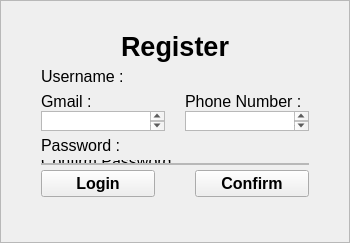
                   <widget class="QFrame" name="FrameRegisterArea">
                    <property name="minimumSize">
                     <size>
                      <width>240</width>
                      <height>0</height>
                     </size>
                    </property>
                    <property name="maximumSize">
                     <size>
                      <width>350</width>
                      <height>16777215</height>
                     </size>
                    </property>
                    <property name="frameShape">
                     <enum>QFrame::Shape::StyledPanel</enum>
                    </property>
                    <property name="frameShadow">
                     <enum>QFrame::Shadow::Raised</enum>
                    </property>
                    <layout class="QVBoxLayout" name="verticalLayout_29">
                     <property name="spacing">
                      <number>0</number>
                     </property>
                     <property name="leftMargin">
                      <number>0</number>
                     </property>
                     <property name="topMargin">
                      <number>0</number>
                     </property>
                     <property name="rightMargin">
                      <number>0</number>
                     </property>
                     <property name="bottomMargin">
                      <number>0</number>
                     </property>
                     <item>
                      <layout class="QVBoxLayout" name="verticalLayout_28">
                       <property name="spacing">
                        <number>0</number>
                       </property>
                       <property name="bottomMargin">
                        <number>0</number>
                       </property>
                       <item>
                        <spacer name="verticalSpacer_7">
                         <property name="orientation">
                          <enum>Qt::Orientation::Vertical</enum>
                         </property>
                         <property name="sizeType">
                          <enum>QSizePolicy::Policy::Fixed</enum>
                         </property>
                         <property name="sizeHint" stdset="0">
                          <size>
                           <width>20</width>
                           <height>30</height>
                          </size>
                         </property>
                        </spacer>
                       </item>
                       <item>
                        <layout class="QHBoxLayout" name="horizontalLayout_31">
                         <item>
                          <spacer name="horizontalSpacer_33">
                           <property name="orientation">
                            <enum>Qt::Orientation::Horizontal</enum>
                           </property>
                           <property name="sizeHint" stdset="0">
                            <size>
                             <width>40</width>
                             <height>20</height>
                            </size>
                           </property>
                          </spacer>
                         </item>
                         <item>
                          <widget class="QLabel" name="label_3">
                           <property name="sizePolicy">
                            <sizepolicy hsizetype="Preferred" vsizetype="Maximum">
                             <horstretch>0</horstretch>
                             <verstretch>0</verstretch>
                            </sizepolicy>
                           </property>
                           <property name="font">
                            <font>
                             <pointsize>20</pointsize>
                             <bold>true</bold>
                            </font>
                           </property>
                           <property name="text">
                            <string>Register</string>
                           </property>
                          </widget>
                         </item>
                         <item>
                          <spacer name="horizontalSpacer_34">
                           <property name="orientation">
                            <enum>Qt::Orientation::Horizontal</enum>
                           </property>
                           <property name="sizeHint" stdset="0">
                            <size>
                             <width>40</width>
                             <height>20</height>
                            </size>
                           </property>
                          </spacer>
                         </item>
                        </layout>
                       </item>
                       <item>
                        <layout class="QHBoxLayout" name="horizontalLayout_30">
                         <property name="topMargin">
                          <number>5</number>
                         </property>
                         <item>
                          <spacer name="horizontalSpacer_32">
                           <property name="orientation">
                            <enum>Qt::Orientation::Horizontal</enum>
                           </property>
                           <property name="sizeType">
                            <enum>QSizePolicy::Policy::Fixed</enum>
                           </property>
                           <property name="sizeHint" stdset="0">
                            <size>
                             <width>40</width>
                             <height>5</height>
                            </size>
                           </property>
                          </spacer>
                         </item>
                         <item>
                          <layout class="QVBoxLayout" name="verticalLayout_15">
                           <property name="sizeConstraint">
                            <enum>QLayout::SizeConstraint::SetFixedSize</enum>
                           </property>
                           <item>
                            <widget class="QLabel" name="label_11">
                             <property name="maximumSize">
                              <size>
                               <width>16777215</width>
                               <height>60</height>
                              </size>
                             </property>
                             <property name="font">
                              <font>
                               <pointsize>12</pointsize>
                              </font>
                             </property>
                             <property name="text">
                              <string>Username :</string>
                             </property>
                            </widget>
                           </item>
                           <item>
                            <widget class="QTextEdit" name="registerUsername">
                             <property name="sizePolicy">
                              <sizepolicy hsizetype="Expanding" vsizetype="Ignored">
                               <horstretch>0</horstretch>
                               <verstretch>0</verstretch>
                              </sizepolicy>
                             </property>
                             <property name="maximumSize">
                              <size>
                               <width>16777215</width>
                               <height>40</height>
                              </size>
                             </property>
                            </widget>
                           </item>
                          </layout>
                         </item>
                         <item>
                          <spacer name="horizontalSpacer_36">
                           <property name="orientation">
                            <enum>Qt::Orientation::Horizontal</enum>
                           </property>
                           <property name="sizeType">
                            <enum>QSizePolicy::Policy::Fixed</enum>
                           </property>
                           <property name="sizeHint" stdset="0">
                            <size>
                             <width>40</width>
                             <height>5</height>
                            </size>
                           </property>
                          </spacer>
                         </item>
                        </layout>
                       </item>
                       <item>
                        <layout class="QHBoxLayout" name="horizontalLayout_35">
                         <property name="sizeConstraint">
                          <enum>QLayout::SizeConstraint::SetFixedSize</enum>
                         </property>
                         <property name="topMargin">
                          <number>5</number>
                         </property>
                         <item>
                          <spacer name="horizontalSpacer_51">
                           <property name="orientation">
                            <enum>Qt::Orientation::Horizontal</enum>
                           </property>
                           <property name="sizeType">
                            <enum>QSizePolicy::Policy::Fixed</enum>
                           </property>
                           <property name="sizeHint" stdset="0">
                            <size>
                             <width>40</width>
                             <height>5</height>
                            </size>
                           </property>
                          </spacer>
                         </item>
                         <item>
                          <layout class="QVBoxLayout" name="verticalLayout_16">
                           <property name="spacing">
                            <number>0</number>
                           </property>
                           <property name="bottomMargin">
                            <number>0</number>
                           </property>
                           <item>
                            <layout class="QHBoxLayout" name="horizontalLayout_7">
                             <property name="sizeConstraint">
                              <enum>QLayout::SizeConstraint::SetFixedSize</enum>
                             </property>
                             <item>
                              <widget class="QLabel" name="label_17">
                               <property name="maximumSize">
                                <size>
                                 <width>16777215</width>
                                 <height>60</height>
                                </size>
                               </property>
                               <property name="font">
                                <font>
                                 <pointsize>12</pointsize>
                                </font>
                               </property>
                               <property name="text">
                                <string>Gmail :</string>
                               </property>
                              </widget>
                             </item>
                             <item>
                              <spacer name="horizontalSpacer_23">
                               <property name="orientation">
                                <enum>Qt::Orientation::Horizontal</enum>
                               </property>
                               <property name="sizeType">
                                <enum>QSizePolicy::Policy::Fixed</enum>
                               </property>
                               <property name="sizeHint" stdset="0">
                                <size>
                                 <width>20</width>
                                 <height>20</height>
                                </size>
                               </property>
                              </spacer>
                             </item>
                             <item>
                              <widget class="QLabel" name="label_14">
                               <property name="maximumSize">
                                <size>
                                 <width>16777215</width>
                                 <height>60</height>
                                </size>
                               </property>
                               <property name="font">
                                <font>
                                 <pointsize>12</pointsize>
                                </font>
                               </property>
                               <property name="text">
                                <string>Phone Number :</string>
                               </property>
                              </widget>
                             </item>
                            </layout>
                           </item>
                           <item>
                            <layout class="QHBoxLayout" name="horizontalLayout_19">
                             <item>
                              <widget class="QTextEdit" name="registerPhoneNumber">
                               <property name="sizePolicy">
                                <sizepolicy hsizetype="Expanding" vsizetype="Ignored">
                                 <horstretch>0</horstretch>
                                 <verstretch>0</verstretch>
                                </sizepolicy>
                               </property>
                               <property name="maximumSize">
                                <size>
                                 <width>16777215</width>
                                 <height>40</height>
                                </size>
                               </property>
                              </widget>
                             </item>
                             <item>
                              <spacer name="horizontalSpacer_24">
                               <property name="orientation">
                                <enum>Qt::Orientation::Horizontal</enum>
                               </property>
                               <property name="sizeType">
                                <enum>QSizePolicy::Policy::Fixed</enum>
                               </property>
                               <property name="sizeHint" stdset="0">
                                <size>
                                 <width>20</width>
                                 <height>20</height>
                                </size>
                               </property>
                              </spacer>
                             </item>
                             <item>
                              <widget class="QTextEdit" name="registerGmail">
                               <property name="sizePolicy">
                                <sizepolicy hsizetype="Expanding" vsizetype="Ignored">
                                 <horstretch>0</horstretch>
                                 <verstretch>0</verstretch>
                                </sizepolicy>
                               </property>
                               <property name="maximumSize">
                                <size>
                                 <width>16777215</width>
                                 <height>40</height>
                                </size>
                               </property>
                               <property name="html">
                                <string>&lt;!DOCTYPE HTML PUBLIC &quot;-//W3C//DTD HTML 4.0//EN&quot; &quot;http://www.w3.org/TR/REC-html40/strict.dtd&quot;&gt;
&lt;html&gt;&lt;head&gt;&lt;meta name=&quot;qrichtext&quot; content=&quot;1&quot; /&gt;&lt;meta charset=&quot;utf-8&quot; /&gt;&lt;style type=&quot;text/css&quot;&gt;
p, li { white-space: pre-wrap; }
hr { height: 1px; border-width: 0; }
li.unchecked::marker { content: &quot;\2610&quot;; }
li.checked::marker { content: &quot;\2612&quot;; }
&lt;/style&gt;&lt;/head&gt;&lt;body style=&quot; font-family:'Segoe UI'; font-size:9pt; font-weight:400; font-style:normal;&quot;&gt;
&lt;p style=&quot;-qt-paragraph-type:empty; margin-top:0px; margin-bottom:0px; margin-left:0px; margin-right:0px; -qt-block-indent:0; text-indent:0px;&quot;&gt;&lt;br /&gt;&lt;/p&gt;&lt;/body&gt;&lt;/html&gt;</string>
                               </property>
                              </widget>
                             </item>
                            </layout>
                           </item>
                          </layout>
                         </item>
                         <item>
                          <spacer name="horizontalSpacer_54">
                           <property name="orientation">
                            <enum>Qt::Orientation::Horizontal</enum>
                           </property>
                           <property name="sizeType">
                            <enum>QSizePolicy::Policy::Fixed</enum>
                           </property>
                           <property name="sizeHint" stdset="0">
                            <size>
                             <width>40</width>
                             <height>5</height>
                            </size>
                           </property>
                          </spacer>
                         </item>
                        </layout>
                       </item>
                       <item>
                        <layout class="QHBoxLayout" name="horizontalLayout_28">
                         <property name="topMargin">
                          <number>5</number>
                         </property>
                         <item>
                          <spacer name="horizontalSpacer_37">
                           <property name="orientation">
                            <enum>Qt::Orientation::Horizontal</enum>
                           </property>
                           <property name="sizeType">
                            <enum>QSizePolicy::Policy::Fixed</enum>
                           </property>
                           <property name="sizeHint" stdset="0">
                            <size>
                             <width>40</width>
                             <height>5</height>
                            </size>
                           </property>
                          </spacer>
                         </item>
                         <item>
                          <layout class="QVBoxLayout" name="verticalLayout_17">
                           <property name="sizeConstraint">
                            <enum>QLayout::SizeConstraint::SetFixedSize</enum>
                           </property>
                           <item>
                            <widget class="QLabel" name="label_12">
                             <property name="maximumSize">
                              <size>
                               <width>16777215</width>
                               <height>60</height>
                              </size>
                             </property>
                             <property name="font">
                              <font>
                               <pointsize>12</pointsize>
                              </font>
                             </property>
                             <property name="text">
                              <string>Password : </string>
                             </property>
                            </widget>
                           </item>
                           <item>
                            <widget class="QTextEdit" name="registerPassword">
                             <property name="sizePolicy">
                              <sizepolicy hsizetype="Expanding" vsizetype="Ignored">
                               <horstretch>0</horstretch>
                               <verstretch>0</verstretch>
                              </sizepolicy>
                             </property>
                             <property name="maximumSize">
                              <size>
                               <width>16777215</width>
                               <height>40</height>
                              </size>
                             </property>
                            </widget>
                           </item>
                          </layout>
                         </item>
                         <item>
                          <spacer name="horizontalSpacer_38">
                           <property name="orientation">
                            <enum>Qt::Orientation::Horizontal</enum>
                           </property>
                           <property name="sizeType">
                            <enum>QSizePolicy::Policy::Fixed</enum>
                           </property>
                           <property name="sizeHint" stdset="0">
                            <size>
                             <width>40</width>
                             <height>5</height>
                            </size>
                           </property>
                          </spacer>
                         </item>
                        </layout>
                       </item>
                       <item>
                        <layout class="QHBoxLayout" name="horizontalLayout_26">
                         <property name="topMargin">
                          <number>5</number>
                         </property>
                         <item>
                          <spacer name="horizontalSpacer_44">
                           <property name="orientation">
                            <enum>Qt::Orientation::Horizontal</enum>
                           </property>
                           <property name="sizeType">
                            <enum>QSizePolicy::Policy::Fixed</enum>
                           </property>
                           <property name="sizeHint" stdset="0">
                            <size>
                             <width>40</width>
                             <height>5</height>
                            </size>
                           </property>
                          </spacer>
                         </item>
                         <item>
                          <layout class="QVBoxLayout" name="verticalLayout_18">
                           <property name="sizeConstraint">
                            <enum>QLayout::SizeConstraint::SetFixedSize</enum>
                           </property>
                           <item>
                            <widget class="QLabel" name="label_13">
                             <property name="sizePolicy">
                              <sizepolicy hsizetype="Preferred" vsizetype="Ignored">
                               <horstretch>0</horstretch>
                               <verstretch>0</verstretch>
                              </sizepolicy>
                             </property>
                             <property name="maximumSize">
                              <size>
                               <width>16777215</width>
                               <height>60</height>
                              </size>
                             </property>
                             <property name="font">
                              <font>
                               <pointsize>12</pointsize>
                              </font>
                             </property>
                             <property name="text">
                              <string>Confirm Password :</string>
                             </property>
                            </widget>
                           </item>
                           <item>
                            <widget class="QTextEdit" name="registerConfirmPassword">
                             <property name="sizePolicy">
                              <sizepolicy hsizetype="Expanding" vsizetype="Ignored">
                               <horstretch>0</horstretch>
                               <verstretch>0</verstretch>
                              </sizepolicy>
                             </property>
                             <property name="maximumSize">
                              <size>
                               <width>16777215</width>
                               <height>40</height>
                              </size>
                             </property>
                            </widget>
                           </item>
                          </layout>
                         </item>
                         <item>
                          <spacer name="horizontalSpacer_41">
                           <property name="orientation">
                            <enum>Qt::Orientation::Horizontal</enum>
                           </property>
                           <property name="sizeType">
                            <enum>QSizePolicy::Policy::Fixed</enum>
                           </property>
                           <property name="sizeHint" stdset="0">
                            <size>
                             <width>40</width>
                             <height>5</height>
                            </size>
                           </property>
                          </spacer>
                         </item>
                        </layout>
                       </item>
                       <item>
                        <layout class="QHBoxLayout" name="horizontalLayout_24">
                         <property name="topMargin">
                          <number>5</number>
                         </property>
                         <property name="bottomMargin">
                          <number>5</number>
                         </property>
                         <item>
                          <spacer name="horizontalSpacer_42">
                           <property name="orientation">
                            <enum>Qt::Orientation::Horizontal</enum>
                           </property>
                           <property name="sizeType">
                            <enum>QSizePolicy::Policy::Fixed</enum>
                           </property>
                           <property name="sizeHint" stdset="0">
                            <size>
                             <width>40</width>
                             <height>5</height>
                            </size>
                           </property>
                          </spacer>
                         </item>
                         <item>
                          <widget class="QPushButton" name="registerLoginBtn">
                           <property name="sizePolicy">
                            <sizepolicy hsizetype="Minimum" vsizetype="Preferred">
                             <horstretch>0</horstretch>
                             <verstretch>0</verstretch>
                            </sizepolicy>
                           </property>
                           <property name="maximumSize">
                            <size>
                             <width>16777215</width>
                             <height>80</height>
                            </size>
                           </property>
                           <property name="font">
                            <font>
                             <pointsize>12</pointsize>
                             <bold>true</bold>
                            </font>
                           </property>
                           <property name="text">
                            <string>Login</string>
                           </property>
                          </widget>
                         </item>
                         <item>
                          <spacer name="horizontalSpacer_22">
                           <property name="orientation">
                            <enum>Qt::Orientation::Horizontal</enum>
                           </property>
                           <property name="sizeType">
                            <enum>QSizePolicy::Policy::Fixed</enum>
                           </property>
                           <property name="sizeHint" stdset="0">
                            <size>
                             <width>40</width>
                             <height>20</height>
                            </size>
                           </property>
                          </spacer>
                         </item>
                         <item>
                          <widget class="QPushButton" name="registerConfirmBtn">
                           <property name="sizePolicy">
                            <sizepolicy hsizetype="Minimum" vsizetype="Preferred">
                             <horstretch>0</horstretch>
                             <verstretch>0</verstretch>
                            </sizepolicy>
                           </property>
                           <property name="maximumSize">
                            <size>
                             <width>16777215</width>
                             <height>80</height>
                            </size>
                           </property>
                           <property name="font">
                            <font>
                             <pointsize>12</pointsize>
                             <bold>true</bold>
                            </font>
                           </property>
                           <property name="text">
                            <string>Confirm</string>
                           </property>
                          </widget>
                         </item>
                         <item>
                          <spacer name="horizontalSpacer_39">
                           <property name="orientation">
                            <enum>Qt::Orientation::Horizontal</enum>
                           </property>
                           <property name="sizeType">
                            <enum>QSizePolicy::Policy::Fixed</enum>
                           </property>
                           <property name="sizeHint" stdset="0">
                            <size>
                             <width>40</width>
                             <height>5</height>
                            </size>
                           </property>
                          </spacer>
                         </item>
                        </layout>
                       </item>
                       <item>
                        <spacer name="verticalSpacer_8">
                         <property name="orientation">
                          <enum>Qt::Orientation::Vertical</enum>
                         </property>
                         <property name="sizeType">
                          <enum>QSizePolicy::Policy::Fixed</enum>
                         </property>
                         <property name="sizeHint" stdset="0">
                          <size>
                           <width>20</width>
                           <height>40</height>
                          </size>
                         </property>
                        </spacer>
                       </item>
                      </layout>
                     </item>
                    </layout>
                   </widget>
